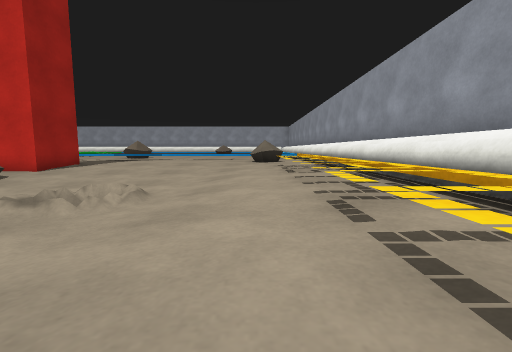
View 1 (above)

18 first-person views from a walk through a world built for the Gazebo simulator. The camera is 0.12 m above the floor, tilts 6° down and sees 90° across. The floor is counted in squares, 0.2 m on a side. Each view is taken from the middle of a square. On the plan, view 1 faces up. The plan holds only what a view shows up to about 9 squares ahead; the rest is blank. The place goes on beyond the plan.

View 2
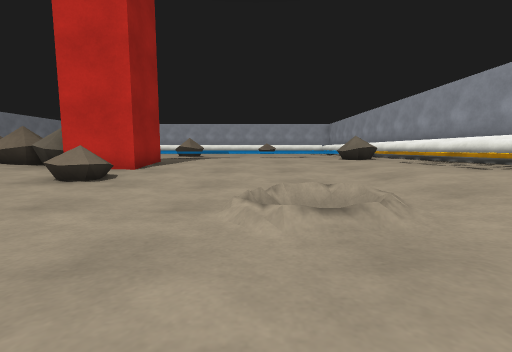

View 3
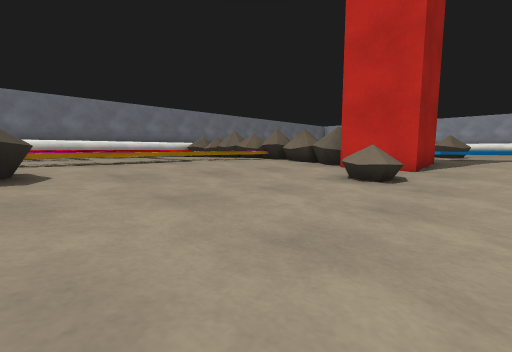

View 4
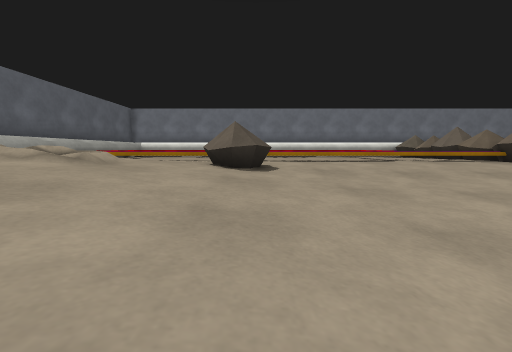

View 5
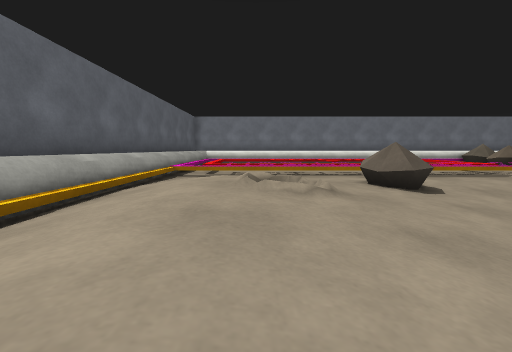

View 6
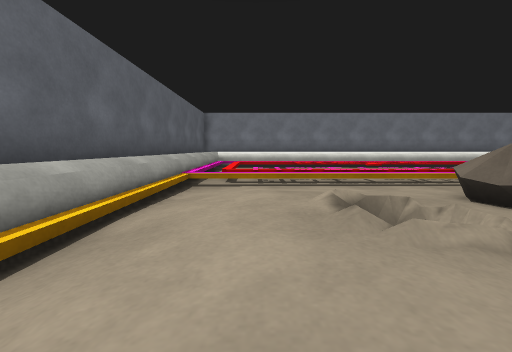

View 7
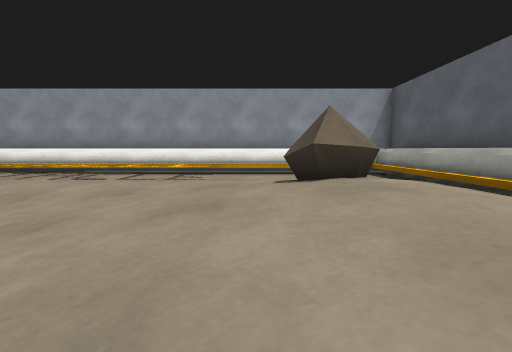

View 8
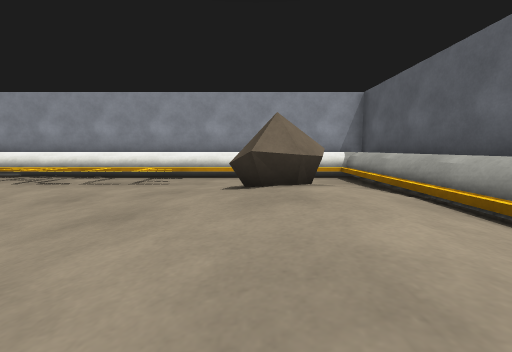

View 9
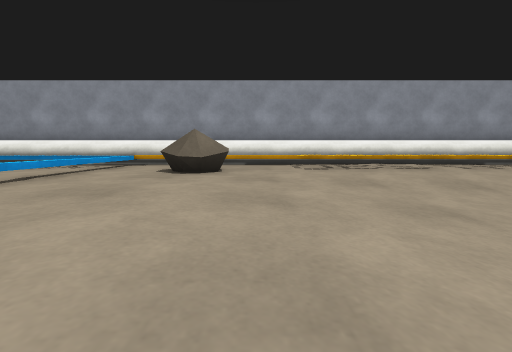

View 10
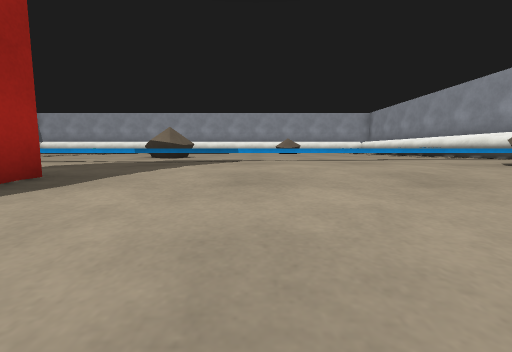

View 11
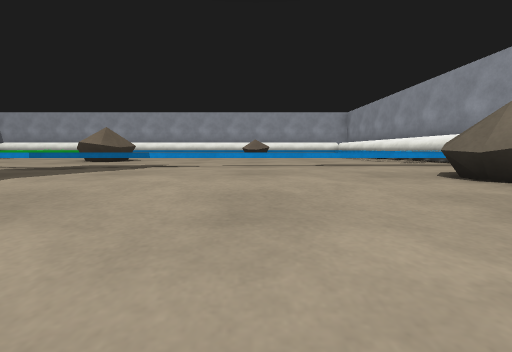

View 12
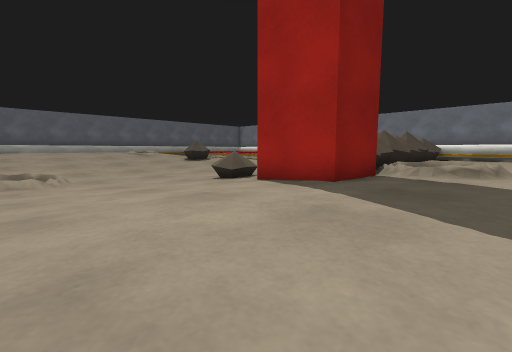

View 13
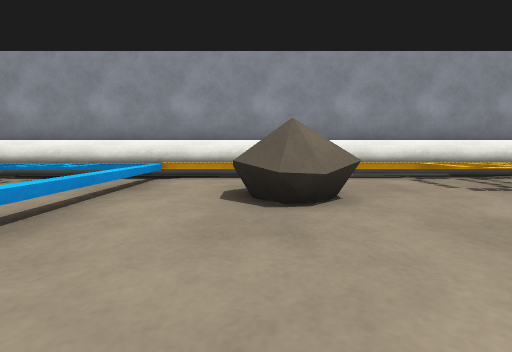

View 14
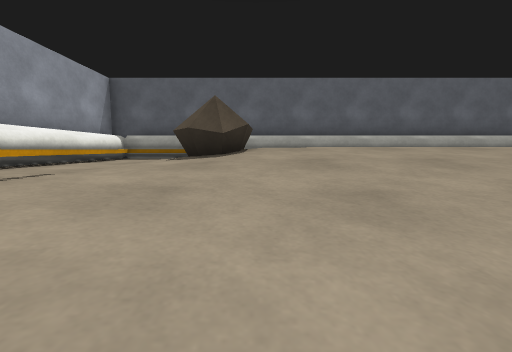

View 15
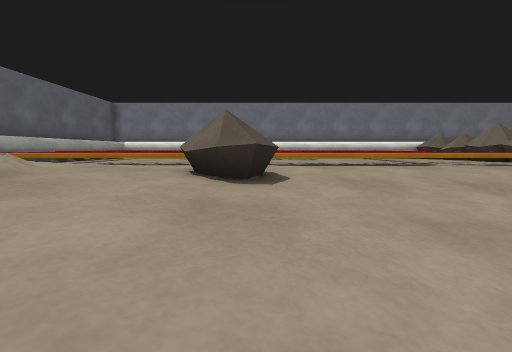

View 16
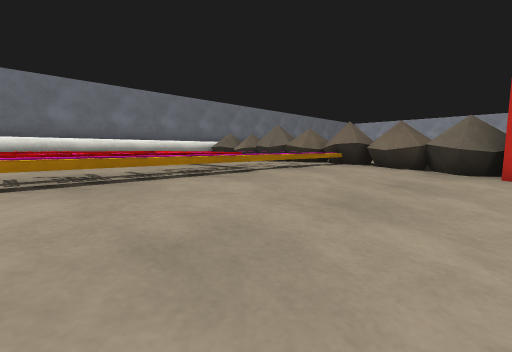

View 17
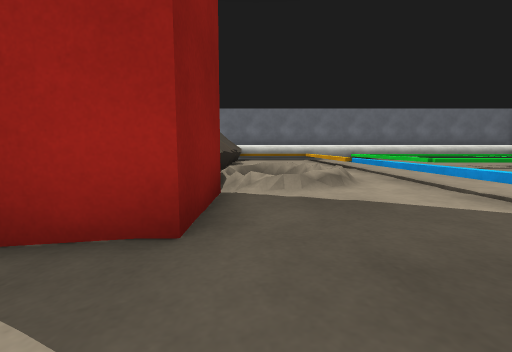

View 18
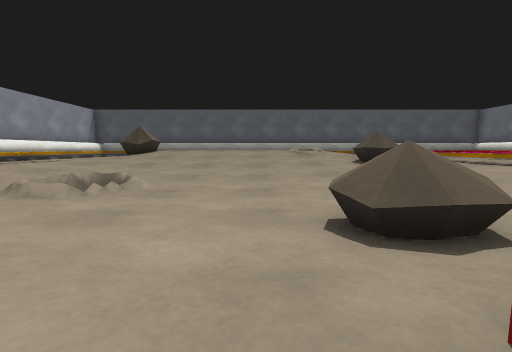

### Floor plan
Key: @ floor where view 1 was taken; # wall or solid block; x gap in a wall; . main floor; : floor 0.05 m higher than the main floor; - floor 0.05 m lower than the main floor; + floor 0.1 m higher than the main floor; _ floor 0.1 m lower than the main floor; / step, stairs or slope; = window, fence, low wall or low ledge; v drop or lower ground; P pillar; R rock; B red box; L blue box; O other object.
Columns run from 16 left of view 1 to 4 right of it. Each row starts with its distance up from view 1.
 17 OOO              =LL#
 16  ................=LL#
 15 OO====###==========##
 14     .x.............##
 13    .vv=.........RR.##
 12    =vv=.........RR.##
 11  RRRRRRPP..........##
 10  R RRRR P--.--...==##
  9  R#..-PPP-------.==##
  8 ===..--RR-------.==##
  7 ===..--RR-__---/.==##
  6 O#=..----____--/.==##
  5 =B=../---___vv//.==##
  4 #B=../---___vv//.==##
  3 =B=..----------/.==#
  2 =B=...-----/---..==#
  1 =B=.RR.//////-...==#
  0 =B=.RR/////////.@==#
 -1 =B=..:::///////..=.#
 -2 =B=.::vv//////::...#
 -3 =B=./:vv::::::RRR..#
 -4 =B=./::++++++:RR ..#
 -5 OO=..///// //://...#
 -6 OO####=========#####
 -7 #########    ####

Where each view was taken, in squares from view 1:
view 1: 0 up, 0 right, facing up
view 2: 1 up, 4 left, facing up
view 3: 1 up, 6 left, facing up-left
view 4: 1 up, 5 left, facing left
view 5: 3 down, 5 left, facing left
view 6: 4 down, 7 left, facing left
view 7: 2 down, 6 left, facing right
view 8: 3 down, 6 left, facing right
view 9: 11 up, 6 left, facing right
view 10: 8 up, 5 left, facing up
view 11: 9 up, 3 left, facing up
view 12: 14 up, 3 left, facing down-left
view 13: 13 up, 3 left, facing right
view 14: 3 up, 2 left, facing down
view 15: 1 up, 7 left, facing left
view 16: 2 up, 10 left, facing up-left
view 17: 12 up, 6 left, facing left
view 18: 10 up, 7 left, facing down
